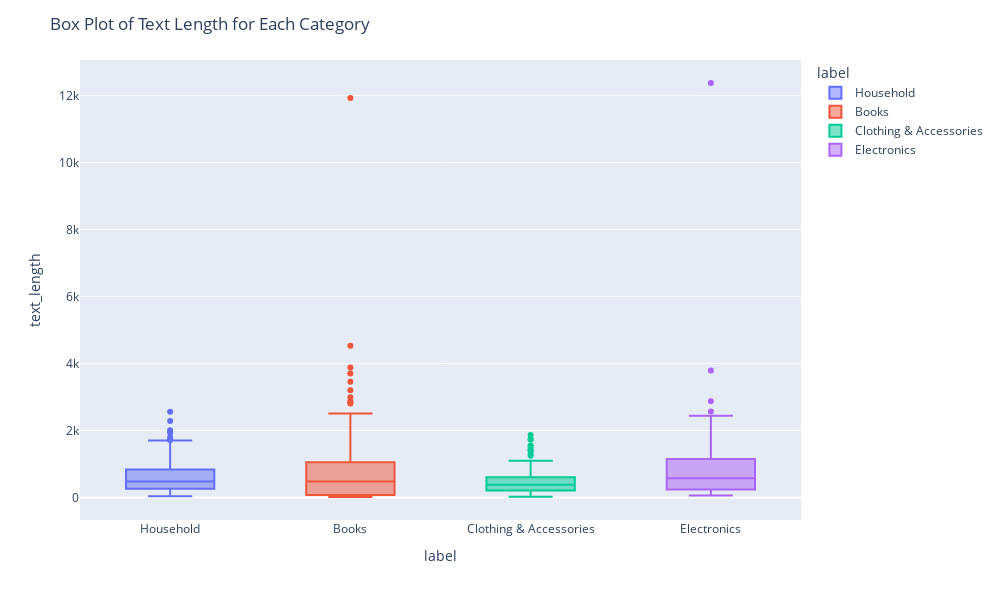

The cell this chart's notebook holds for it:
### Code cell
fig = px.box(df, x='label', y='text_length', color='label')

# Update layout for better visualization
fig.update_layout(title='Box Plot of Text Length for Each Category',
                  autosize=False,
                  width=1000,
                  height=600)

fig.show()

### Figure 1 — Plotly figure (JSON) as saved in the notebook; plotly's stock layout.template omitted (floating-point values rounded to 4 significant figures; data arrays with more than 128 entries replaced by an {"elided": "..."} marker saying what was removed)
{"data": [{"alignmentgroup": "True", "hovertemplate": "label=%{x}<br>text_length=%{y}<extra></extra>", "legendgroup": "Household", "marker": {"color": "#636efa"}, "name": "Household", "notched": false, "offsetgroup": "Household", "orientation": "v", "showlegend": true, "type": "box", "x": {"elided": "380 str values"}, "x0": " ", "xaxis": "x", "y": {"elided": "380 int values"}, "y0": " ", "yaxis": "y"}, {"alignmentgroup": "True", "hovertemplate": "label=%{x}<br>text_length=%{y}<extra></extra>", "legendgroup": "Books", "marker": {"color": "#EF553B"}, "name": "Books", "notched": false, "offsetgroup": "Books", "orientation": "v", "showlegend": true, "type": "box", "x": {"elided": "247 str values"}, "x0": " ", "xaxis": "x", "y": {"elided": "247 int values"}, "y0": " ", "yaxis": "y"}, {"alignmentgroup": "True", "hovertemplate": "label=%{x}<br>text_length=%{y}<extra></extra>", "legendgroup": "Clothing & Accessories", "marker": {"color": "#00cc96"}, "name": "Clothing & Accessories", "notched": false, "offsetgroup": "Clothing & Accessories", "orientation": "v", "showlegend": true, "type": "box", "x": {"elided": "185 str values"}, "x0": " ", "xaxis": "x", "y": {"elided": "185 int values"}, "y0": " ", "yaxis": "y"}, {"alignmentgroup": "True", "hovertemplate": "label=%{x}<br>text_length=%{y}<extra></extra>", "legendgroup": "Electronics", "marker": {"color": "#ab63fa"}, "name": "Electronics", "notched": false, "offsetgroup": "Electronics", "orientation": "v", "showlegend": true, "type": "box", "x": {"elided": "188 str values"}, "x0": " ", "xaxis": "x", "y": {"elided": "188 int values"}, "y0": " ", "yaxis": "y"}], "layout": {"autosize": false, "boxmode": "overlay", "height": 600, "legend": {"title": {"text": "label"}, "tracegroupgap": 0}, "margin": {"t": 60}, "title": {"text": "Box Plot of Text Length for Each Category"}, "width": 1000, "xaxis": {"anchor": "y", "categoryarray": ["Household", "Books", "Clothing & Accessories", "Electronics"], "categoryorder": "array", "domain": [0, 1], "title": {"text": "label"}}, "yaxis": {"anchor": "x", "domain": [0, 1], "title": {"text": "text_length"}}}}
